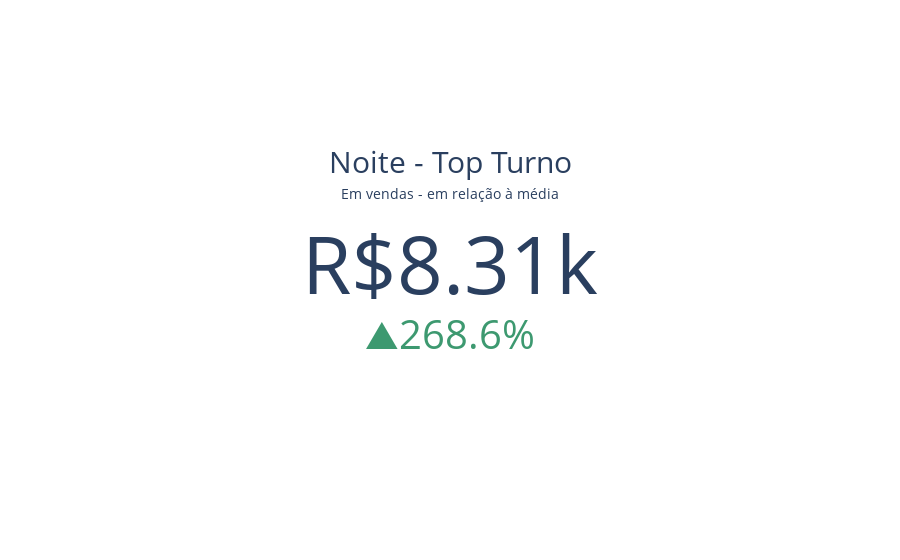

The cell this chart's notebook holds for it:
### Markdown cell above
# Graph 6 - Top Vendas por Turno (Indicators)

### Code cell
df6 = df.groupby(['Categoria', 'Turno'])['Lucro(reais)'].sum()
df6.sort_values(ascending=False, inplace=True)
df6 = df6.reset_index()

fig6 = go.Figure()
fig6.add_trace(go.Indicator(
    mode='number+delta',
    title={"text": f"<span style='font-size:150%'>{df6['Turno'].iloc[0]} - Top Turno</span><br><span style='font-size:70%'>Em vendas - em relação à média</span><br>"},
    value=df6['Lucro(reais)'].iloc[0],
    number={'prefix': "R$"},
    delta={'relative': True, 'valueformat': '.1%', 'reference': df6['Lucro(reais)'].mean()}
))

fig6.show()

### Figure 1 — Plotly figure (JSON) as saved in the notebook; plotly's stock layout.template omitted (floating-point values rounded to 4 significant figures)
{"data": [{"delta": {"reference": 2255.0, "relative": true, "valueformat": ".1%"}, "mode": "number+delta", "number": {"prefix": "R$"}, "title": {"text": "<span style='font-size:150%'>Noite - Top Turno</span><br><span style='font-size:70%'>Em vendas - em relação à média</span><br>"}, "type": "indicator", "value": 8312}], "layout": {}}
